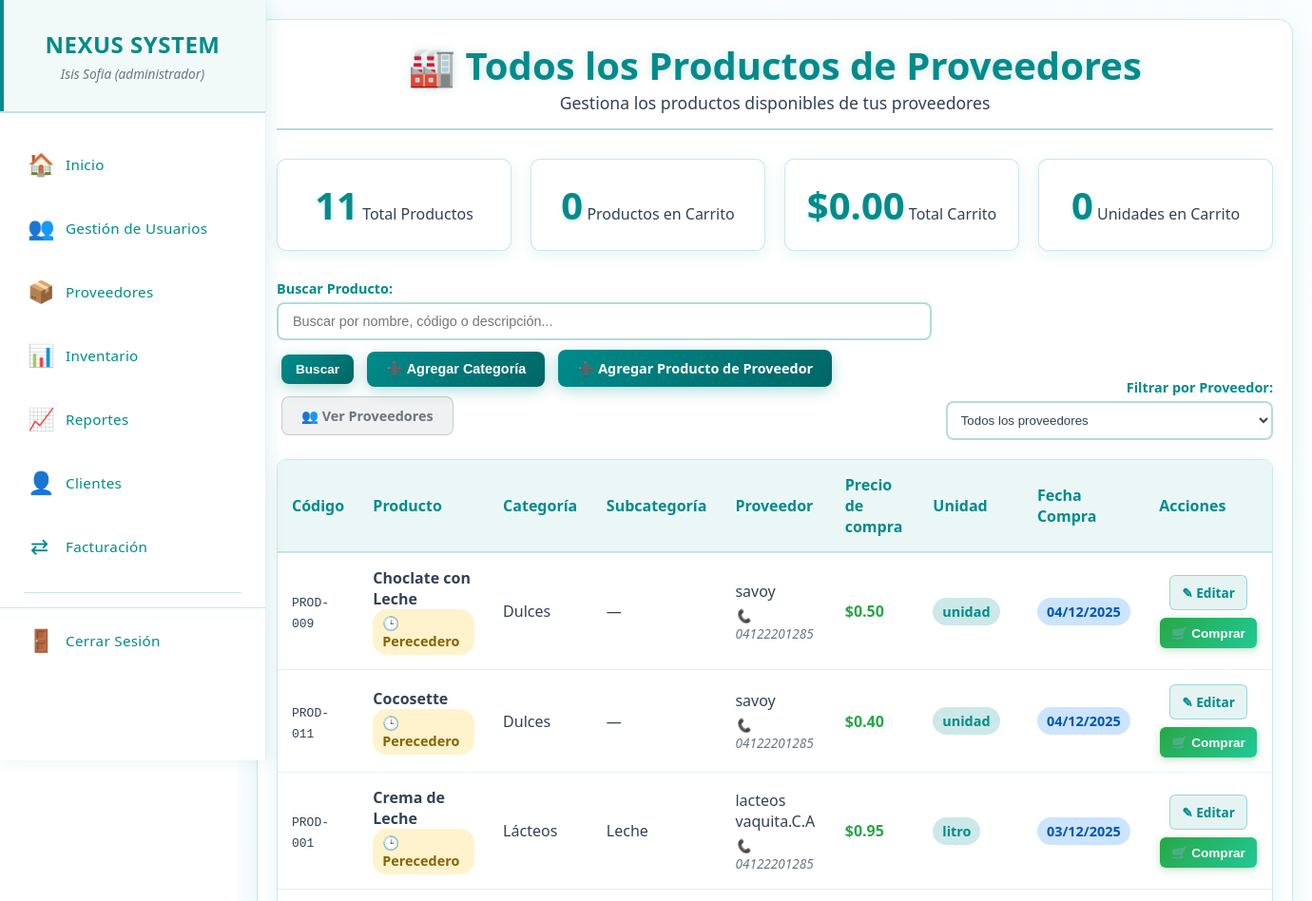
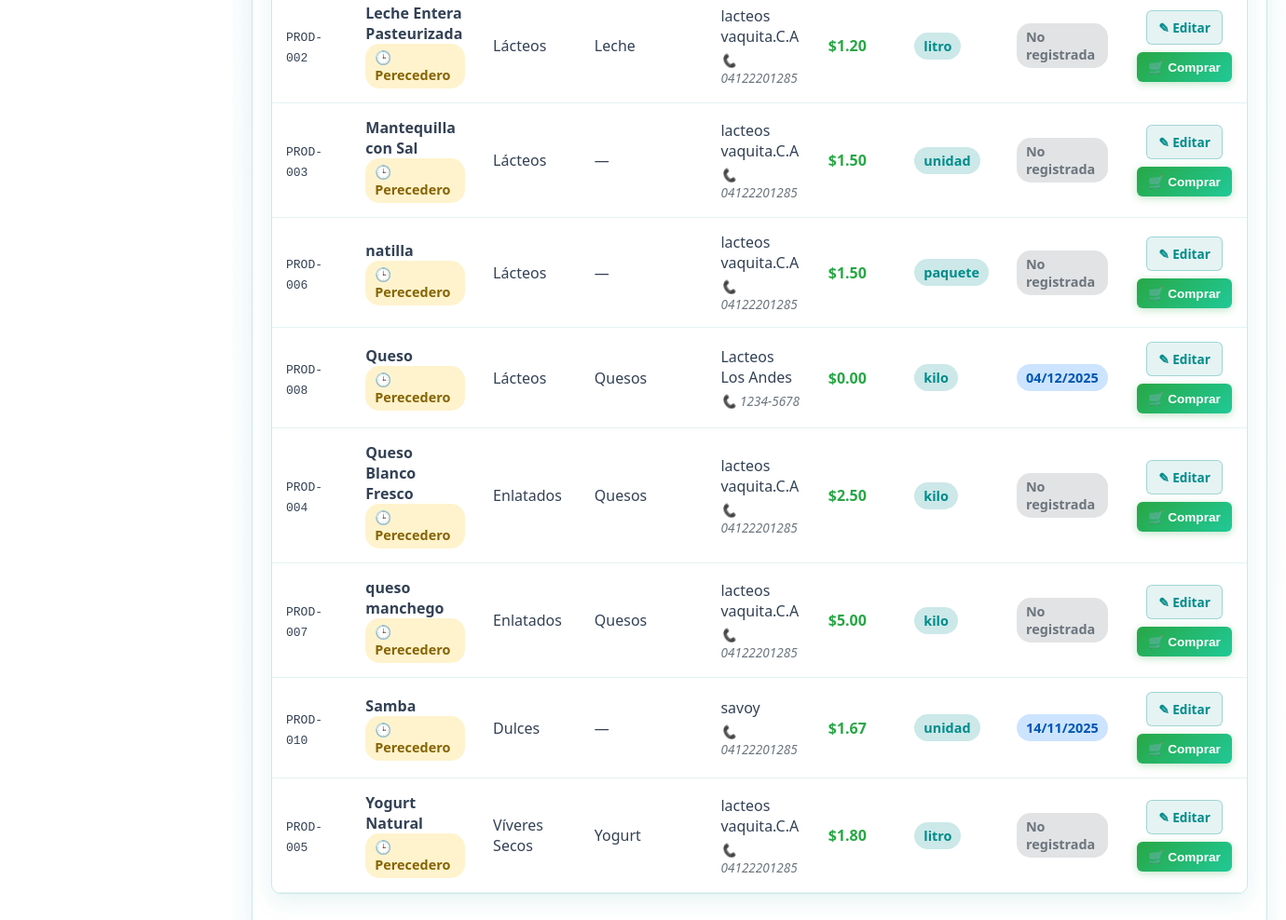
The app's page /productos_proveedores.php (signed in) with its own data (2 pictures, top to bottom).
### tables this page shows
CREATE TABLE `productos_proveedor` (
  `id_producto_proveedor` int(11) NOT NULL,
  `codigo_producto` varchar(50) NOT NULL,
  `nombre` varchar(255) NOT NULL,
  `id_categoria` int(11) NOT NULL,
  `id_subcategoria` int(11) DEFAULT NULL,
  `id_proveedor` int(11) NOT NULL,
  `precio_compra` decimal(10,2) NOT NULL,
  `unidad_medida` varchar(20) DEFAULT 'unidad',
  `fecha_compra` date DEFAULT NULL,
  `es_perecedero` tinyint(1) DEFAULT 0,
  `registro` timestamp NOT NULL DEFAULT current_timestamp(),
  `actualizacion` timestamp NOT NULL DEFAULT current_timestamp() ON UPDATE current_timestamp()
);

CREATE TABLE `categoria_prod` (
  `id` int(11) NOT NULL,
  `nombre_categoria` varchar(50) NOT NULL,
  `estado` enum('active','inactive') DEFAULT 'active',
  `created_at` timestamp NOT NULL DEFAULT current_timestamp()
);

CREATE TABLE `proveedores` (
  `id_proveedor` int(11) NOT NULL,
  `nombres` varchar(255) NOT NULL,
  `nombre_comercial` varchar(255) NOT NULL,
  `rif` varchar(20) NOT NULL,
  `telefono` varchar(20) DEFAULT NULL,
  `email` varchar(100) DEFAULT NULL,
  `direccion` text DEFAULT NULL,
  `estado` enum('activo','inactivo') DEFAULT 'activo',
  `registro` timestamp NOT NULL DEFAULT current_timestamp(),
  `actualizacion` timestamp NOT NULL DEFAULT current_timestamp() ON UPDATE current_timestamp()
);

CREATE TABLE `subcategorias` (
  `id` int(11) NOT NULL,
  `categoria_id` int(11) NOT NULL,
  `nombre_subcategoria` varchar(50) NOT NULL,
  `estado` enum('active','inactive') DEFAULT 'active',
  `created_at` timestamp NOT NULL DEFAULT current_timestamp()
);

### productos_proveedores.php (the view, shortened to what this page needs)
<?php
require_once 'menu.php';
$id_proveedor = isset($_GET['id_proveedor']) ? intval($_GET['id_proveedor']) : 0;
$busqueda = isset($_GET['busqueda']) ? trim($_GET['busqueda']) : '';
$sql_base = "SELECT
                pp.*,
                cp.nombre_categoria,
                s.nombre_subcategoria,
                p.nombre_comercial as proveedor,
                p.telefono as telefono_proveedor,
                p.email as email_proveedor
            FROM productos_proveedor pp
            JOIN categoria_prod cp ON pp.id_categoria = cp.id
            LEFT JOIN subcategorias s ON pp.id_subcategoria = s.id
            JOIN proveedores p ON pp.id_proveedor = p.id_proveedor";
$params = [];
$where_conditions = [];
if ($id_proveedor > 0) {
    $where_conditions[] = "pp.id_proveedor = ?";
    $params[] = $id_proveedor;
    $titulo = "Productos del Proveedor";
} else {
    $titulo = "Todos los Productos de Proveedores";
}
$sql_base .= " ORDER BY pp.nombre";
if (!empty($params)) {
    $stmt = $pdo->prepare($sql_base);
    $stmt->execute($params);
    $result = $stmt->fetchAll(PDO::FETCH_ASSOC);
} else {
    $stmt = $pdo->query($sql_base);
    $result = $stmt->fetchAll(PDO::FETCH_ASSOC);
}
$total_productos = count($result);
$total_carrito = 0;
$total_productos_carrito = 0;
$total_unidades_carrito = 0;
?>
<!DOCTYPE html>
<html lang="es">
<head>
    <link rel="stylesheet" href="css/proveedores.css">
</head>
<body>
   <main class="main-content">
        <div class="content-wrapper">
            <div class="container">
                <div class="header">
                    <h1>🏭 <?php echo $titulo; ?></h1>
                    <p>Gestiona los productos disponibles de tus proveedores</p>
                </div>
                <div class="stats-container">
                    <div class="stat-card">
                        <span class="stat-number"><?php echo $total_productos; ?></span>
                        <span class="stat-label">Total Productos</span>
                    </div>
                    <div class="stat-card">
                        <span class="stat-number"><?php echo $total_productos_carrito; ?></span>
                        <span class="stat-label">Productos en Carrito</span>
                    </div>
                    <div class="stat-card">
                        <span class="stat-number">$<?php echo number_format($total_carrito, 2); ?></span>
                        <span class="stat-label">Total Carrito</span>
                    </div>
                    <div class="stat-card">
                        <span class="stat-number"><?php echo $total_unidades_carrito; ?></span>
                        <span class="stat-label">Unidades en Carrito</span>
                    </div>
                </div>
                <div class="filtros-container">
                    <div class="filtro-group">
                        <form method="GET" action="" id="formBusqueda">
                            <label><strong> Buscar Producto:</strong></label>
                            <div class="search-box">
                                <input type="text" name="busqueda" class="search-input"
                                       value="<?php echo htmlspecialchars($busqueda); ?>"
                                       placeholder="Buscar por nombre, código o descripción...">
                            </div>
                            <div style="margin-top: 5px;">
                                <button type="submit" class="btn btn-primary" style="padding: 8px 15px; font-size: 0.85em;">Buscar</button>
                    <button type="button" class="btn btn-primary" onclick="abrirModalCategoria()">➕ Agregar Categoría</button>
                    <a href="agregar_producto_proveedor.php" class="btn btn-primary">➕ Agregar Producto de Proveedor</a>
                    <a href="proveedores.php" class="btn btn-secondary">👥 Ver Proveedores</a>
                            </div>
                        </form>
                    </div>
                    <div class="filtro-group compact filtro-proveedor">
                        <form method="GET" action="" id="filtroProveedor">
                            <label><strong>Filtrar por Proveedor:</strong></label>
                            <select name="id_proveedor" class="form-control" onchange="this.form.submit()">
                                <option value="0">Todos los proveedores</option>
                            </select>
                        </form>
                    </div>
                </div>
                <?php if ($total_productos > 0): ?>
                    <div class="table-container">
                        <table class="table">
                            <thead>
                                <tr>
                                    <th>Código</th>
                                    <th>Producto</th>
                                    <th>Categoría</th>
                                    <th>Subcategoría</th>
                                    <?php if ($id_proveedor == 0): ?>
                                        <th>Proveedor</th>
                                    <?php endif; ?>
                                    <th>Precio de compra</th>
                                    <th>Unidad</th>
                                    <th>Fecha Compra</th>
                                    <th>Acciones</th>
                                </tr>
                            </thead>
                            <tbody>
                                <?php foreach($result as $row): ?>
                                    <tr id="producto-<?php echo $row['id_producto_proveedor']; ?>">
                                        <td><code><?php echo $row['codigo_producto']; ?></code></td>
                                        <td>
                                            <strong><?php echo htmlspecialchars($row['nombre']); ?></strong>
                                            <?php if ($row['es_perecedero']): ?>
                                                <br><span class="badge badge-warning">🕒 Perecedero</span>
                                            <?php endif; ?>
                                        </td>
                                        <td><?php echo $row['nombre_categoria']; ?></td>
                                        <td><?php echo $row['nombre_subcategoria'] ?: '—'; ?></td>
                                        <?php if ($id_proveedor == 0): ?>
                                            <td>
                                                <?php echo $row['proveedor']; ?>
                                                <br><small>📞 <?php echo $row['telefono_proveedor']; ?></small>
                                            </td>
                                        <?php endif; ?>
                                        <td style="font-weight: bold; color: #28a745;">
                                            $<?php echo number_format($row['precio_compra'], 2); ?>
                                        </td>
                                        <td>
                                            <span class="badge badge-success"><?php echo $row['unidad_medida']; ?></span>
                                        </td>
                                        <td>
                                            <?php if ($row['fecha_compra']): ?>
                                                <span class="badge badge-info"><?php echo date('d/m/Y', strtotime($row['fecha_compra'])); ?></span>
                                            <?php else: ?>
                                                <span class="badge badge-secondary">No registrada</span>
                                            <?php endif; ?>
                                        </td>
                                        <td>
                                            <div class="action-buttons-container">
                                                <a href="editar_producto_proveedor.php?id=<?php echo $row['id_producto_proveedor']; ?>" class="btn-editar">
                                                    ✎ Editar
                                                </a>
                                                <button class="btn-comprar"
                                                        onclick="abrirModalCompra(<?php echo $row['id_producto_proveedor']; ?>,
                                                                                 '<?php echo addslashes($row['nombre']); ?>',
                                                                                 '<?php echo $row['unidad_medida']; ?>',
                                                                                 <?php echo $row['precio_compra']; ?>)">
                                                    🛒 Comprar
                                                </button>
                                            </div>
                                        </td>
                                    </tr>
                                <?php endforeach; ?>
                            </tbody>
                        </table>
                    </div>
                <?php endif; ?>
            </div>
    </main>
</body>
</html>

### css/menu.css (style rules this page uses)
* { margin: 0; padding: 0; box-sizing: border-box; }
body { font-family: 'Segoe UI', Tahoma, Geneva, Verdana, sans-serif; background: #ffffff; color: #334155; overflow-x: hidden; }
.main-content { flex: 1; margin-left: 280px; padding: 30px; background: #ffffff; min-height: 100vh; }

### records on screen
productos_proveedor: codigo_producto "PROD-009", nombre "Choclate con Leche", es_perecedero "🕒 Perecedero", categoria_prod.nombre_categoria "Dulces", nombre_subcategoria "—", id_proveedor.nombre_comercial "savoy", id_proveedor.telefono "04122201285", precio_compra "0.50", unidad_medida "unidad", fecha_compra "04/12/2025"
productos_proveedor: codigo_producto "PROD-011", nombre "Cocosette", es_perecedero "🕒 Perecedero", categoria_prod.nombre_categoria "Dulces", nombre_subcategoria "—", id_proveedor.nombre_comercial "savoy", id_proveedor.telefono "04122201285", precio_compra "0.40", unidad_medida "unidad", fecha_compra "04/12/2025"
productos_proveedor: codigo_producto "PROD-001", nombre "Crema de Leche", es_perecedero "🕒 Perecedero", categoria_prod.nombre_categoria "Lácteos", id_subcategoria.nombre_subcategoria "Leche", id_proveedor.nombre_comercial "lacteos vaquita.C.A", id_proveedor.telefono "04122201285", precio_compra "0.95", unidad_medida "litro", fecha_compra "03/12/2025"
productos_proveedor: codigo_producto "PROD-002", nombre "Leche Entera Pasteurizada", es_perecedero "🕒 Perecedero", categoria_prod.nombre_categoria "Lácteos", id_subcategoria.nombre_subcategoria "Leche", id_proveedor.nombre_comercial "lacteos vaquita.C.A", id_proveedor.telefono "04122201285", precio_compra "1.20", unidad_medida "litro", shows "No registrada"
productos_proveedor: codigo_producto "PROD-003", nombre "Mantequilla con Sal", es_perecedero "🕒 Perecedero", categoria_prod.nombre_categoria "Lácteos", nombre_subcategoria "—", id_proveedor.nombre_comercial "lacteos vaquita.C.A", id_proveedor.telefono "04122201285", precio_compra "1.50", unidad_medida "unidad", shows "No registrada"
productos_proveedor: codigo_producto "PROD-006", nombre "natilla", es_perecedero "🕒 Perecedero", categoria_prod.nombre_categoria "Lácteos", nombre_subcategoria "—", id_proveedor.nombre_comercial "lacteos vaquita.C.A", id_proveedor.telefono "04122201285", precio_compra "1.50", unidad_medida "paquete", shows "No registrada"
productos_proveedor: codigo_producto "PROD-008", nombre "Queso", es_perecedero "🕒 Perecedero", categoria_prod.nombre_categoria "Lácteos", id_subcategoria.nombre_subcategoria "Quesos", id_proveedor.nombre_comercial "Lacteos Los Andes", id_proveedor.telefono "1234-5678", precio_compra "0.00", unidad_medida "kilo", fecha_compra "04/12/2025"
productos_proveedor: codigo_producto "PROD-004", nombre "Queso Blanco Fresco", es_perecedero "🕒 Perecedero", categoria_prod.nombre_categoria "Enlatados", id_subcategoria.nombre_subcategoria "Quesos", id_proveedor.nombre_comercial "lacteos vaquita.C.A", id_proveedor.telefono "04122201285", precio_compra "2.50", unidad_medida "kilo", shows "No registrada"
productos_proveedor: codigo_producto "PROD-007", nombre "queso manchego", es_perecedero "🕒 Perecedero", categoria_prod.nombre_categoria "Enlatados", id_subcategoria.nombre_subcategoria "Quesos", id_proveedor.nombre_comercial "lacteos vaquita.C.A", id_proveedor.telefono "04122201285", precio_compra "5.00", unidad_medida "kilo", shows "No registrada"
productos_proveedor: codigo_producto "PROD-010", nombre "Samba", es_perecedero "🕒 Perecedero", categoria_prod.nombre_categoria "Dulces", nombre_subcategoria "—", id_proveedor.nombre_comercial "savoy", id_proveedor.telefono "04122201285", precio_compra "1.67", unidad_medida "unidad", fecha_compra "14/11/2025"
productos_proveedor: codigo_producto "PROD-005", nombre "Yogurt Natural", es_perecedero "🕒 Perecedero", categoria_prod.nombre_categoria "Víveres Secos", id_subcategoria.nombre_subcategoria "Yogurt", id_proveedor.nombre_comercial "lacteos vaquita.C.A", id_proveedor.telefono "04122201285", precio_compra "1.80", unidad_medida "litro", shows "No registrada"

### other values on screen
$_SESSION['nombre'] "Isis Sofia"
$_SESSION['rol'] "administrador"
$titulo "Todos los Productos de Proveedores"
$total_productos "11"
$total_productos_carrito "0"
$total_carrito "0.00"
$total_unidades_carrito "0"
